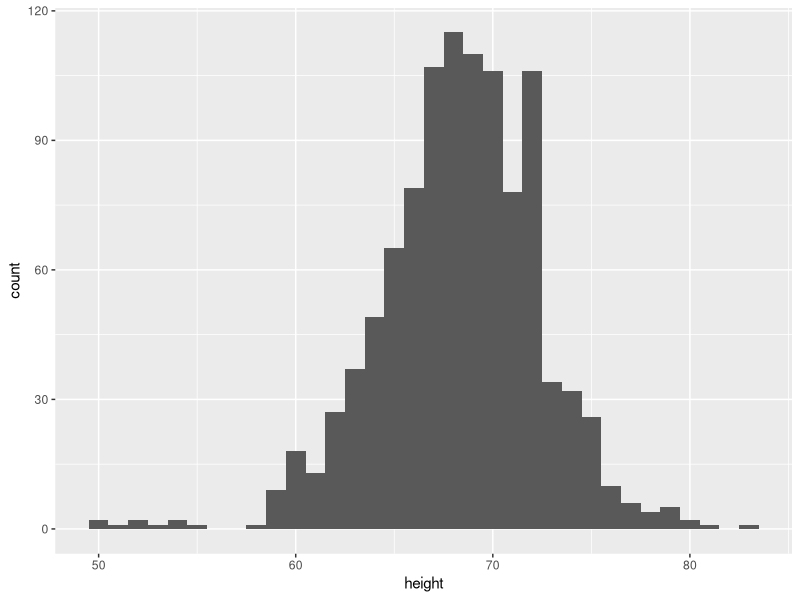
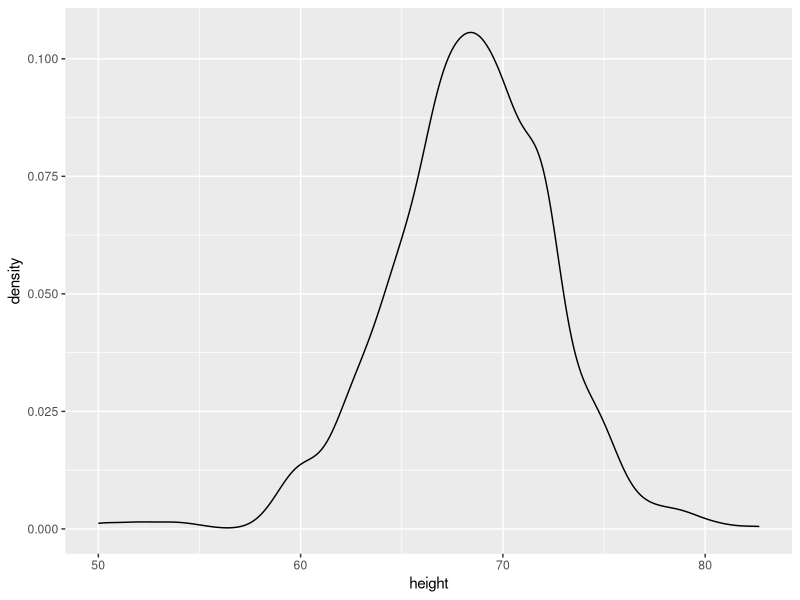
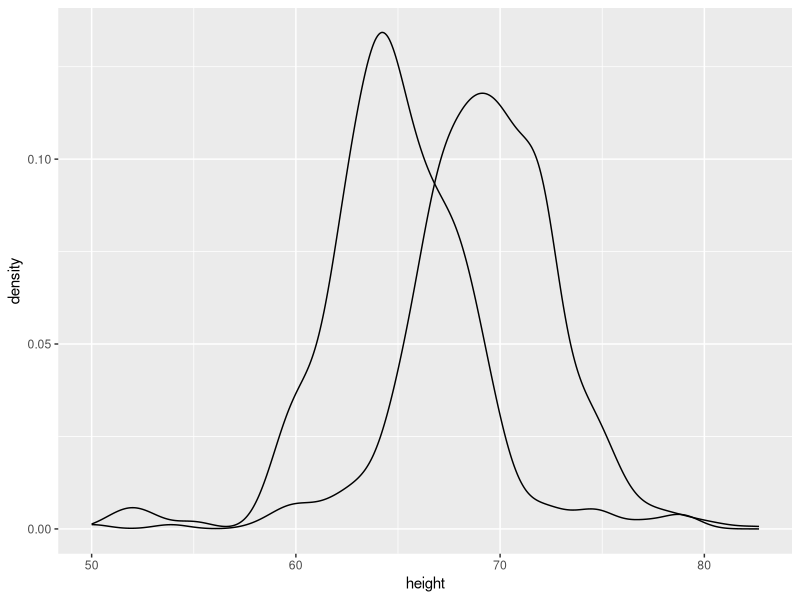
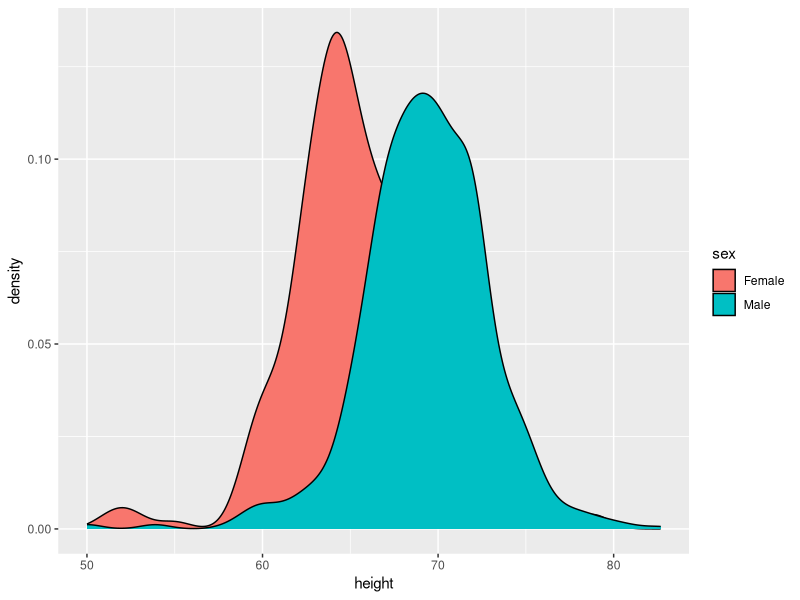
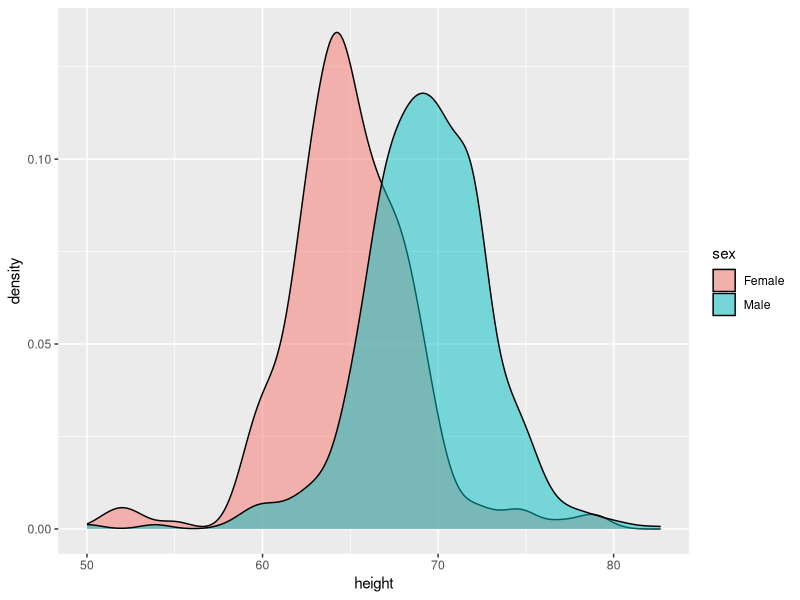
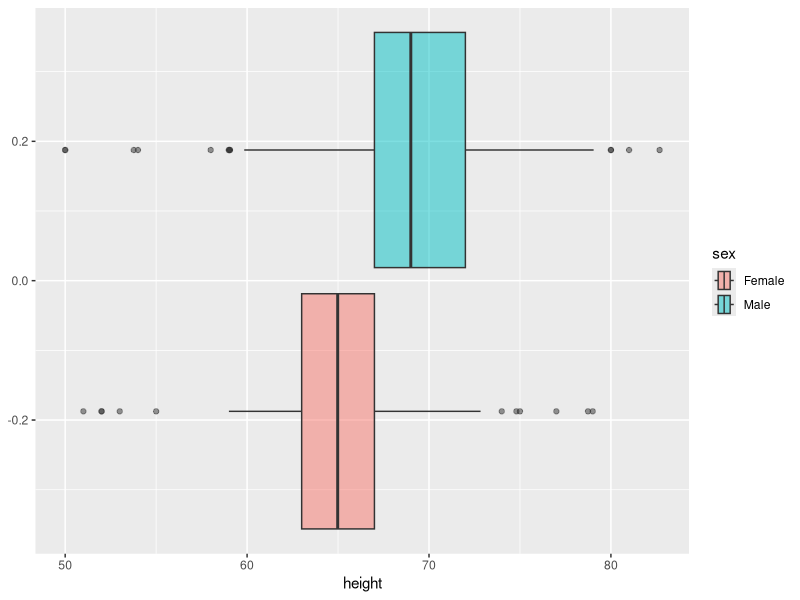
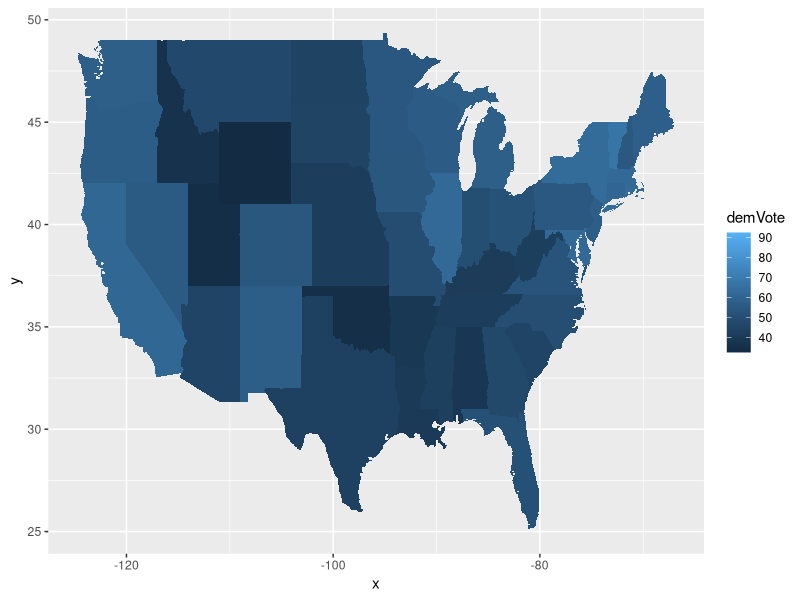
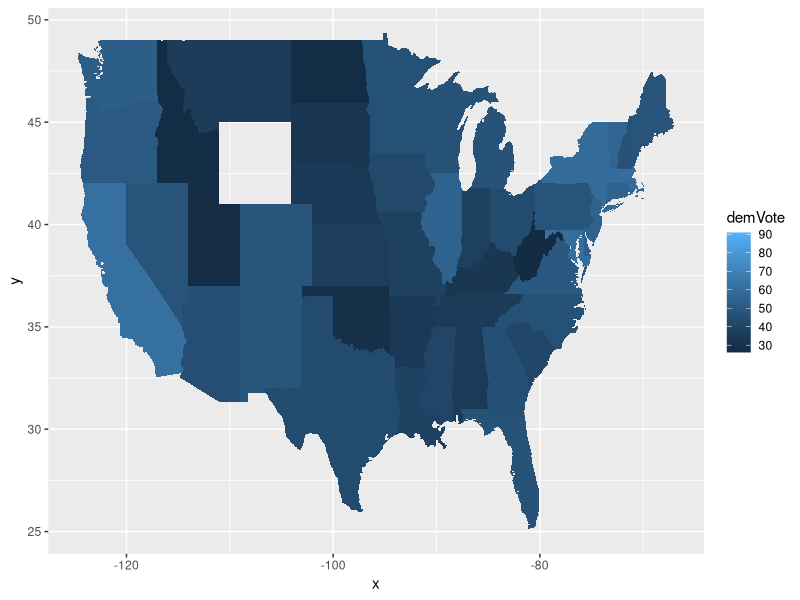

The R script that drew these images, in order:
## ---- chunk 1
knitr::opts_chunk$set(echo = TRUE)
library(tidyverse)
## ---- chunk 2
#install.packages("dslabs")
library(dslabs) 
data(heights)
glimpse(heights)
## ---- chunk 3
h <- heights %>% ggplot(aes(x = height)) + geom_histogram()

## ---- chunk 4
heights %>% ggplot(aes(x = height)) + geom_histogram(binwidth = 1)
## ---- chunk 5
heights %>% ggplot(aes(x = height))  + geom_density()
## ---- chunk 6
heights %>% ggplot(aes(x = height, group = sex))  + geom_density()
## ---- chunk 7
heights %>% ggplot(aes(x = height, fill = sex))  + geom_density()
## ---- chunk 8
heights %>% ggplot(aes(x = height, fill = sex))  + geom_density(alpha = 1/2) 

## ---- chunk 9
heights %>% ggplot(aes(x = height, fill = sex)) + geom_boxplot(alpha = 1/2) 
## ---- chunk 10
heights_mean <- mean(heights$height)
heights_median <- median(heights$height)

## ---- chunk 11
heights %>% group_by(sex) %>% summarise(mean(height), median(height))

## ---- chunk 12
tallest_woman<- 

## ---- chunk 13
# install.packages("pscl")
library(pscl) # loads in the package that has this data. 
## You might need to install this...

# data for presidental elections
votedata <-  presidentialElections
glimpse(votedata)
## ---- chunk 14



## ---- chunk 15



## ---- chunk 16



## ---- chunk 17


## ---- chunk 18


## ---- chunk 19



## ---- chunk 20


## ---- chunk 21
library(maps)
votedata$state <- tolower(votedata$state)  ## states need to be lowercase for linking

states_map <- map_data("state") ## this gives us the lat and long for each point of each state.
  
map_plot <-  ggplot(data =  votedata %>% filter(year == 2008), aes(map_id = state)) +
    geom_map(aes(fill = demVote), map = states_map) +
    expand_limits(x = states_map$long, y = states_map$lat)
map_plot  
## ---- chunk 22
map_plot <-  ggplot(data =  votedata %>% filter(year == 2016), aes(map_id = state)) +
  geom_map(aes(fill = demVote), map = states_map)+
  expand_limits(x = states_map$long, y = states_map$lat)
map_plot  
## ---- chunk 23


## ---- chunk 24


## ---- chunk 25


## ---- chunk 26
library(palmerpenguins)
glimpse(penguins)
## ---- chunk 27


## ---- chunk 28


## ---- chunk 29


## ---- chunk 30



## ---- chunk 31



## ---- chunk 32
